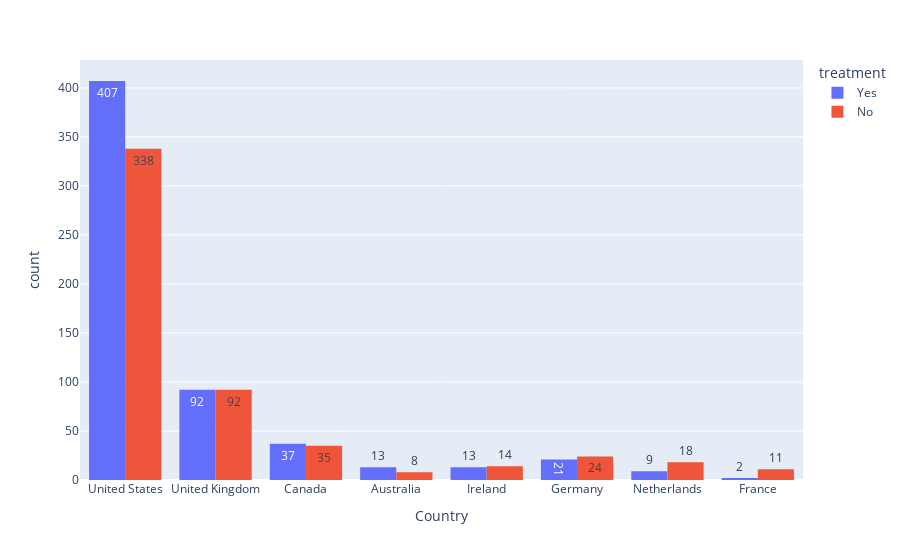

The notebook cell this image was saved under:
### Code cell
plt.figure(figsize = (10,5))
px.histogram(top_countries, x = 'Country', color= 'treatment', text_auto=True, barmode = 'group' )

### Figure 1 — Plotly figure (JSON) as saved in the notebook; plotly's stock layout.template omitted (floating-point values rounded to 4 significant figures; data arrays with more than 128 entries replaced by an {"elided": "..."} marker saying what was removed)
{"data": [{"alignmentgroup": "True", "bingroup": "x", "hovertemplate": "treatment=Yes<br>Country=%{x}<br>count=%{y}<extra></extra>", "legendgroup": "Yes", "marker": {"color": "#636efa", "pattern": {"shape": ""}}, "name": "Yes", "offsetgroup": "Yes", "orientation": "v", "showlegend": true, "texttemplate": "%{value}", "type": "histogram", "x": {"elided": "594 str values"}, "xaxis": "x", "yaxis": "y"}, {"alignmentgroup": "True", "bingroup": "x", "hovertemplate": "treatment=No<br>Country=%{x}<br>count=%{y}<extra></extra>", "legendgroup": "No", "marker": {"color": "#EF553B", "pattern": {"shape": ""}}, "name": "No", "offsetgroup": "No", "orientation": "v", "showlegend": true, "texttemplate": "%{value}", "type": "histogram", "x": {"elided": "540 str values"}, "xaxis": "x", "yaxis": "y"}], "layout": {"barmode": "group", "legend": {"title": {"text": "treatment"}, "tracegroupgap": 0}, "margin": {"t": 60}, "xaxis": {"anchor": "y", "domain": [0, 1], "title": {"text": "Country"}}, "yaxis": {"anchor": "x", "domain": [0, 1], "title": {"text": "count"}}}}
